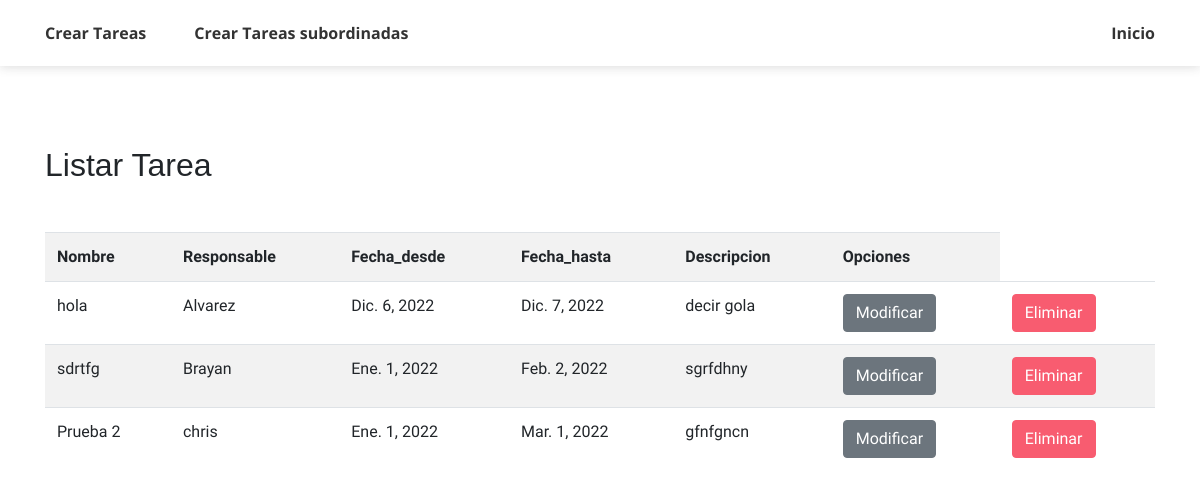
Before: /ListarTarea/ with the older database file.
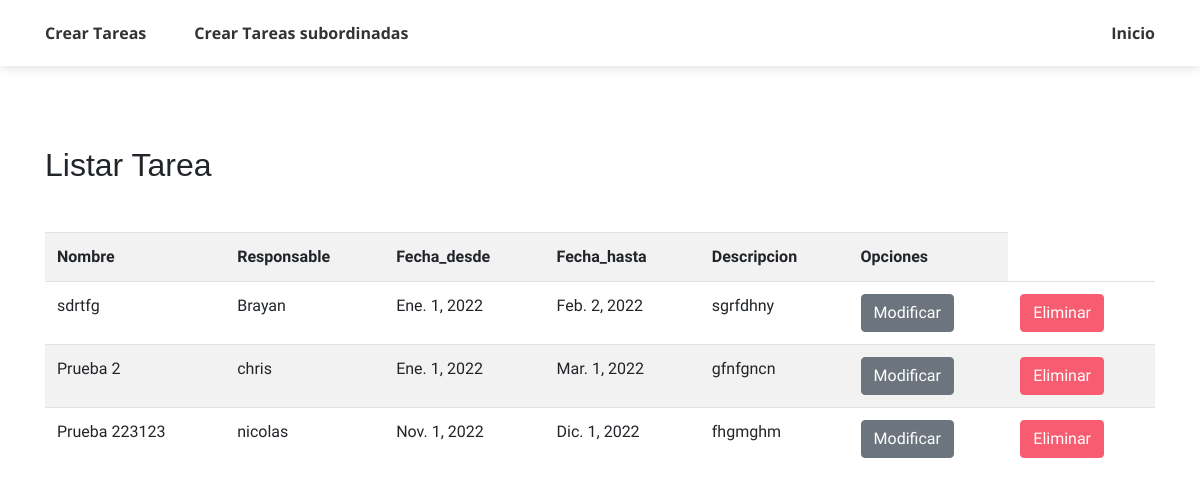
After: the same page with the newer database file.
### account/models.py (models this page shows, shortened)
class Tarea(models.Model):
    Nombre_Tarea = models.CharField(max_length=50)
    Responsable = models.OneToOneField(User, on_delete=models.CASCADE)
    Fecha_desde = models.DateField()
    Fecha_hasta = models.DateField()
    Descripcion = models.TextField()

class User(AbstractUser):
    is_admin= models.BooleanField('Is admin', default=False)
    is_customer = models.BooleanField('Is customer', default=False)
    is_employee = models.BooleanField('Is employee', default=False)
    class Meta:
            db_table = 'auth_user'

### account/views.py (the view)
# urls.py: path('ListarTarea/', views.ListarTarea, name='ListarTarea'),
def ListarTarea(request):
    Tareas = Tarea.objects.all()
    data = {
        'Tareas': Tareas
    }
    return render(request, 'TareasFun/listar.html', data)

### templates/TareasFun/listar.html (shortened to what this page needs)
<!DOCTYPE html>
{% load static %}
<html lang="en">
<head>
    <link rel="stylesheet" href="{% static 'css/themify-icons.css' %}">
	<link rel="stylesheet" href="{% static 'css/StyleWeb.css' %}">
    <link rel="stylesheet" href="https://cdn.jsdelivr.net/bxslider/4.2.12/jquery.bxslider.css">
</head>
<body data-spy="scroll" data-target=".navbar" data-offset="40" id="home">
    {% load crispy_forms_tags %}
    <nav class="navbar sticky-top navbar-expand-lg navbar-light bg-white" data-spy="affix" data-offset-top="510">
        <div class="container">
            <div class="collapse mt-sm-20 navbar-collapse" id="navbarSupportedContent">
                <ul class="navbar-nav mr-auto">
                    <li class="nav-item">
                        <a href="{% url 'AgregarTarea' %}" class="nav-link">Crear Tareas</a>
                    </li>
                    <li class="nav-item">
                        <a href="{% url 'AgregarTareaSub' %}" class="nav-link">Crear Tareas subordinadas</a>
                    </li>
                </ul>
                <ul class="navbar-nav ml-auto">
                    <li class="nav-item">
                        <a href="{% url 'employee' %}" class="nav-link">Inicio</a>
                    </li>
                </ul>
            </div>
        </div>
    </nav>
    <section class="section" id="resume">
        <div class="container">
            <h2 class="mb-5"> Listar Tarea</h2>
            <table class="table table-striped table-hover">
                <tr>
                    <th>Nombre</th>
                    <th>Responsable</th>
                    <th>Fecha_desde</th>
                    <th>Fecha_hasta</th>
                    <th>Descripcion</th>
                    <th>Opciones</th>
                </tr>
                {% for T in Tareas %}
                <tr>
                    <td>{{T.Nombre_Tarea}}</td>
                    <td>{{T.Responsable}}</td>
                    <td>{{T.Fecha_desde}}</td>
                    <td>{{T.Fecha_hasta}}</td>
                    <td>{{T.Descripcion}}</td>
                    <td> <a href="{% url 'ModificarTarea' T.id %}" class="btn btn-secondary">Modificar</a> </td>
                    <td> <a href="{% url 'EliminarTarea' T.id %}" class="btn btn-primary">Eliminar</a> </td>
                </tr>
                {% endfor %}
            </table>
        </div>
    </section>
</body>
</html>

Changed rows visible on the page:
removed Tarea: Nombre_Tarea "hola", Responsable "Alvarez", Fecha_desde "Dic. 6, 2022", Fecha_hasta "Dic. 7, 2022", Descripcion "decir gola"
added Tarea: Nombre_Tarea "Prueba 223123", Responsable "nicolas", Fecha_desde "Nov. 1, 2022", Fecha_hasta "Dic. 1, 2022", Descripcion "fhgmghm"
